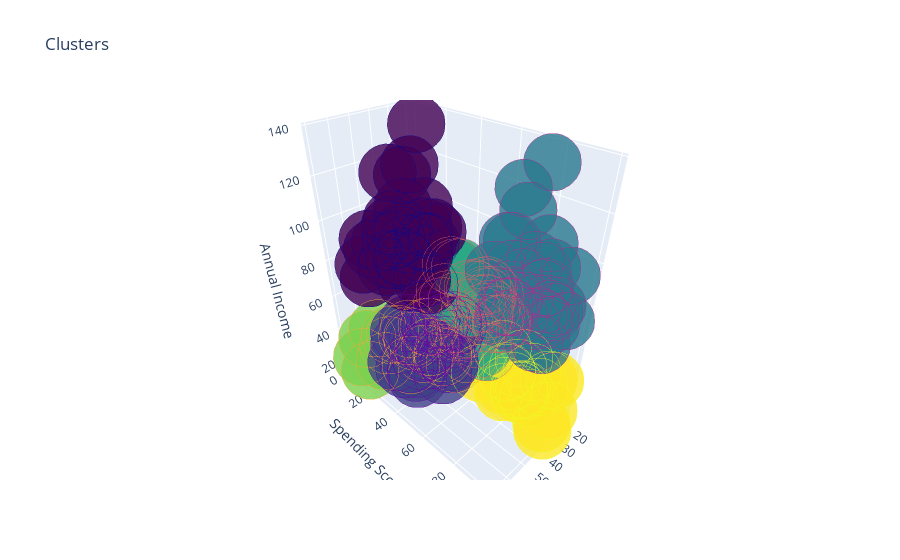

Notebook code cell kept with this figure:
### Markdown cell above
### **Stage 5: 3D Visualization**

### Code cell
df['label3'] = labels3
trace1 = go.Scatter3d(
    x=df['Age'],
    y=df['Spending Score (1-100)'],
    z=df['Annual Income (k$)'],
    mode='markers',
    marker=dict(
        color=df['label3'], 
        colorscale='Viridis',     
        size=20,
        line=dict(
            color=df['label3'],
            width=12
        ),
        opacity=0.8
    )
)
data = [trace1]
layout = go.Layout(
    title='Clusters',
    scene=dict(
        xaxis=dict(title='Age'),
        yaxis=dict(title='Spending Score'),
        zaxis=dict(title='Annual Income')
    )
)

fig = go.Figure(data=data, layout=layout)
fig.show()

### Figure 1 — Plotly figure (JSON) as saved in the notebook; plotly's stock layout.template omitted (floating-point values rounded to 4 significant figures; data arrays with more than 128 entries replaced by an {"elided": "..."} marker saying what was removed)
{"data": [{"marker": {"color": {"elided": "200 int values"}, "colorscale": [[0, "#440154"], [0.1111, "#482878"], [0.2222, "#3e4989"], [0.3333, "#31688e"], [0.4444, "#26828e"], [0.5556, "#1f9e89"], [0.6667, "#35b779"], [0.7778, "#6ece58"], [0.8889, "#b5de2b"], [1, "#fde725"]], "line": {"color": {"elided": "200 int values"}, "width": 12}, "opacity": 0.8, "size": 20}, "mode": "markers", "type": "scatter3d", "x": {"elided": "200 int values"}, "y": {"elided": "200 int values"}, "z": {"elided": "200 int values"}}], "layout": {"scene": {"xaxis": {"title": {"text": "Age"}}, "yaxis": {"title": {"text": "Spending Score"}}, "zaxis": {"title": {"text": "Annual Income"}}}, "title": {"text": "Clusters"}}}
